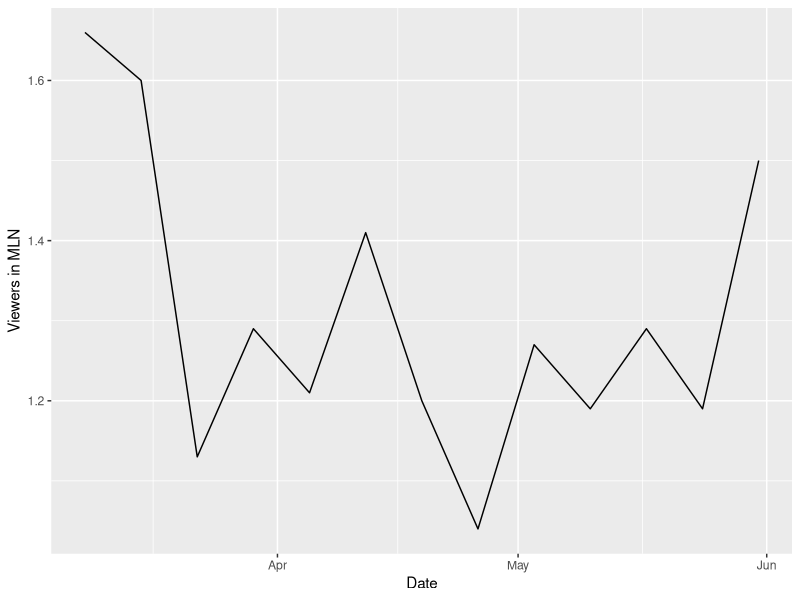

This figure's R source:
## ---- chunk 1
#| echo = FALSE,
#| message = FALSE,
#| warning = FALSE
# Load the lubridate package for working with dates
library(lubridate)
library(tidyverse)
library(knitr)
library(kableExtra)
## ---- chunk 2
# Define the start date and end date
start_date <- as.Date("2009-03-08") 
end_date <- as.Date("2009-05-31")   

# Generate a sequence of dates with one-week frequency
dates <- seq(start_date, end_date, by = "1 week")
viewers_of_2_season <- c(1.66, 1.6, 1.13, 1.29, 1.21,1.41, 1.20, 1.04, 1.27, 1.19, 1.29, 1.19, 1.5)
viewers_of_2_season %>% as_tibble() %>% 
  summarise(mean = mean(viewers_of_2_season),
            min = min(viewers_of_2_season),
            max = max(viewers_of_2_season),
            median = median(viewers_of_2_season),
            std = sd(viewers_of_2_season)) %>% 
  kable(., format = "html", align = "c") %>%
  kable_styling(full_width = FALSE, position = "center")
## ---- chunk 3
dataframe <- tibble(Date = dates, Viewers_in_milions = viewers_of_2_season)
dataframe %>% 
  knitr::kable(format = "html", align = "c", caption = "Table of milions of viewers in Season 2") %>% 
  kable_styling(full_width = FALSE, position = "center")
## ---- chunk 4
dataframe %>% 
  ggplot(aes(x = dates, y = viewers_of_2_season)) + 
  geom_line() +
  xlab('Date') +
  ylab('Viewers in MLN')
